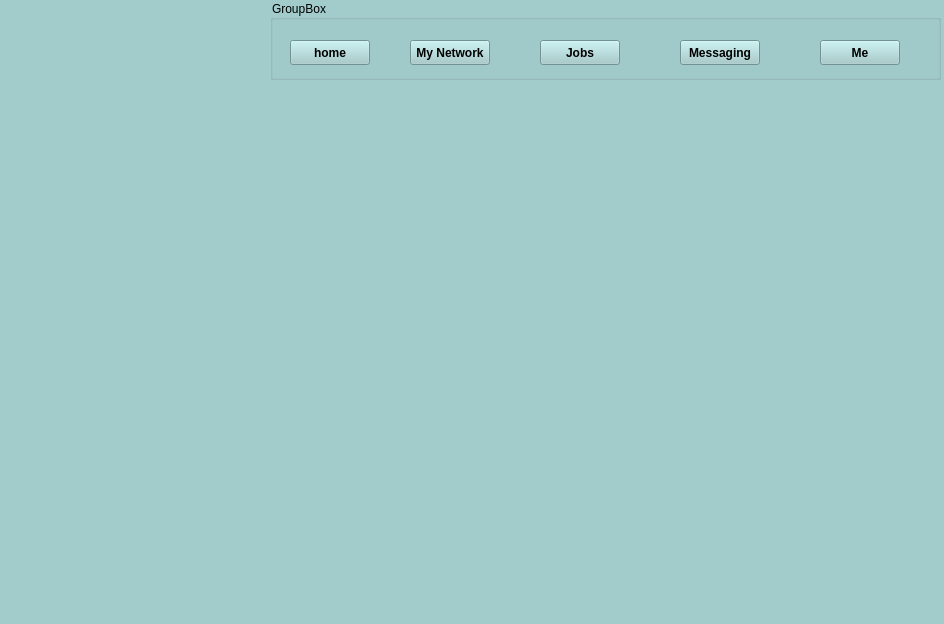
<?xml version="1.0" encoding="UTF-8"?>
<ui version="4.0">
 <class>Home</class>
 <widget class="QMainWindow" name="Home">
  <property name="geometry">
   <rect>
    <x>0</x>
    <y>0</y>
    <width>944</width>
    <height>624</height>
   </rect>
  </property>
  <property name="windowTitle">
   <string>MainWindow</string>
  </property>
  <property name="styleSheet">
   <string notr="true">color: rgb(0, 0, 0);
background-color: rgb(162, 203, 203);</string>
  </property>
  <widget class="QWidget" name="centralwidget">
   <widget class="QGroupBox" name="groupBox">
    <property name="geometry">
     <rect>
      <x>270</x>
      <y>0</y>
      <width>671</width>
      <height>80</height>
     </rect>
    </property>
    <property name="title">
     <string>GroupBox</string>
    </property>
    <widget class="QPushButton" name="homePushButton">
     <property name="geometry">
      <rect>
       <x>20</x>
       <y>40</y>
       <width>80</width>
       <height>25</height>
      </rect>
     </property>
     <property name="font">
      <font>
       <weight>75</weight>
       <bold>true</bold>
      </font>
     </property>
     <property name="text">
      <string>home</string>
     </property>
    </widget>
    <widget class="QPushButton" name="pushButton_2">
     <property name="geometry">
      <rect>
       <x>140</x>
       <y>40</y>
       <width>80</width>
       <height>25</height>
      </rect>
     </property>
     <property name="font">
      <font>
       <weight>75</weight>
       <italic>false</italic>
       <bold>true</bold>
      </font>
     </property>
     <property name="text">
      <string>My Network</string>
     </property>
    </widget>
    <widget class="QPushButton" name="pushButton_3">
     <property name="geometry">
      <rect>
       <x>270</x>
       <y>40</y>
       <width>80</width>
       <height>25</height>
      </rect>
     </property>
     <property name="font">
      <font>
       <weight>75</weight>
       <bold>true</bold>
      </font>
     </property>
     <property name="text">
      <string>Jobs</string>
     </property>
    </widget>
    <widget class="QPushButton" name="pushButton_4">
     <property name="geometry">
      <rect>
       <x>410</x>
       <y>40</y>
       <width>80</width>
       <height>25</height>
      </rect>
     </property>
     <property name="font">
      <font>
       <weight>75</weight>
       <bold>true</bold>
      </font>
     </property>
     <property name="text">
      <string>Messaging</string>
     </property>
    </widget>
    <widget class="QPushButton" name="pushButton_5">
     <property name="geometry">
      <rect>
       <x>550</x>
       <y>40</y>
       <width>80</width>
       <height>25</height>
      </rect>
     </property>
     <property name="font">
      <font>
       <weight>75</weight>
       <bold>true</bold>
      </font>
     </property>
     <property name="text">
      <string>Me</string>
     </property>
    </widget>
   </widget>
  </widget>
  <widget class="QMenuBar" name="menubar">
   <property name="geometry">
    <rect>
     <x>0</x>
     <y>0</y>
     <width>944</width>
     <height>25</height>
    </rect>
   </property>
  </widget>
  <widget class="QStatusBar" name="statusbar"/>
 </widget>
 <resources/>
 <connections/>
</ui>
